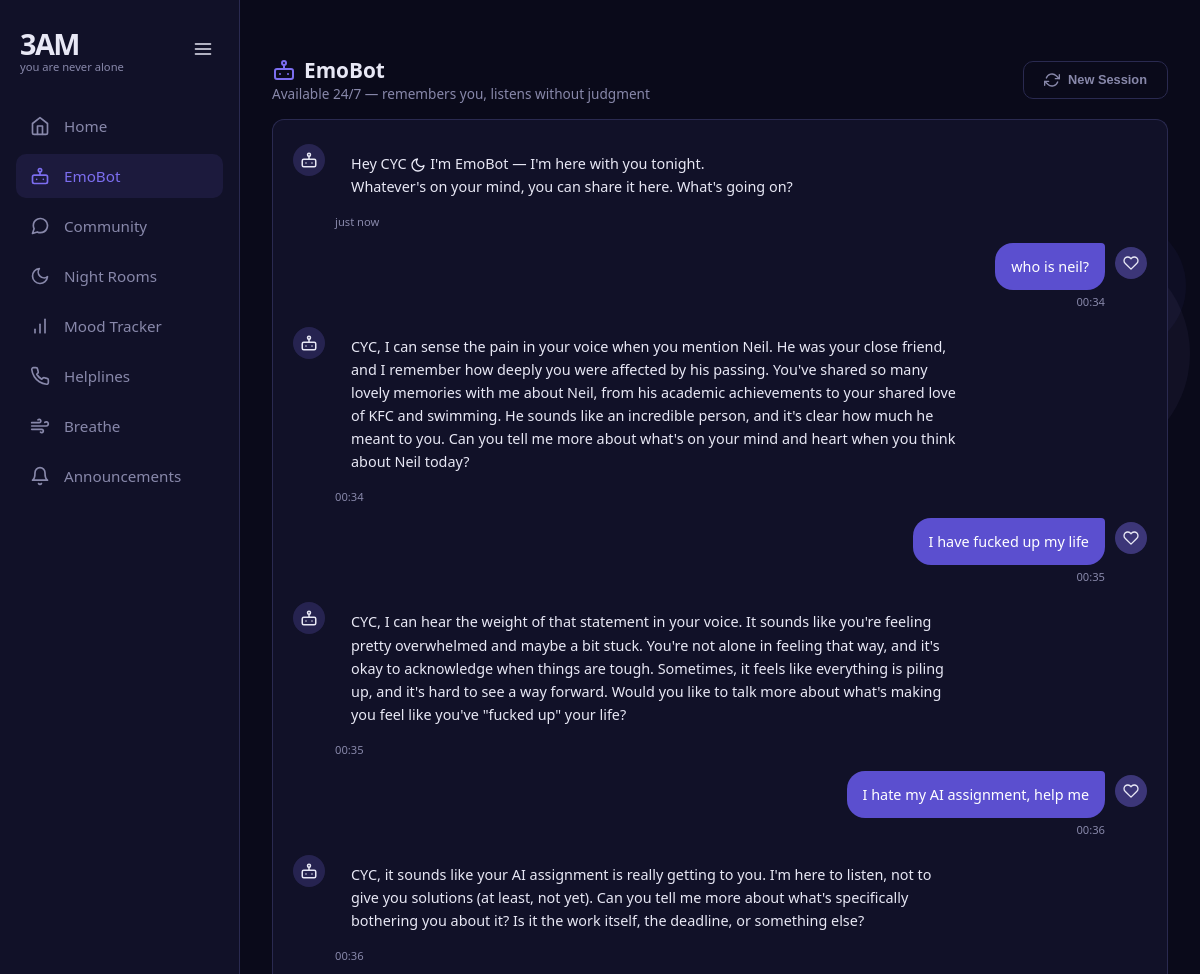
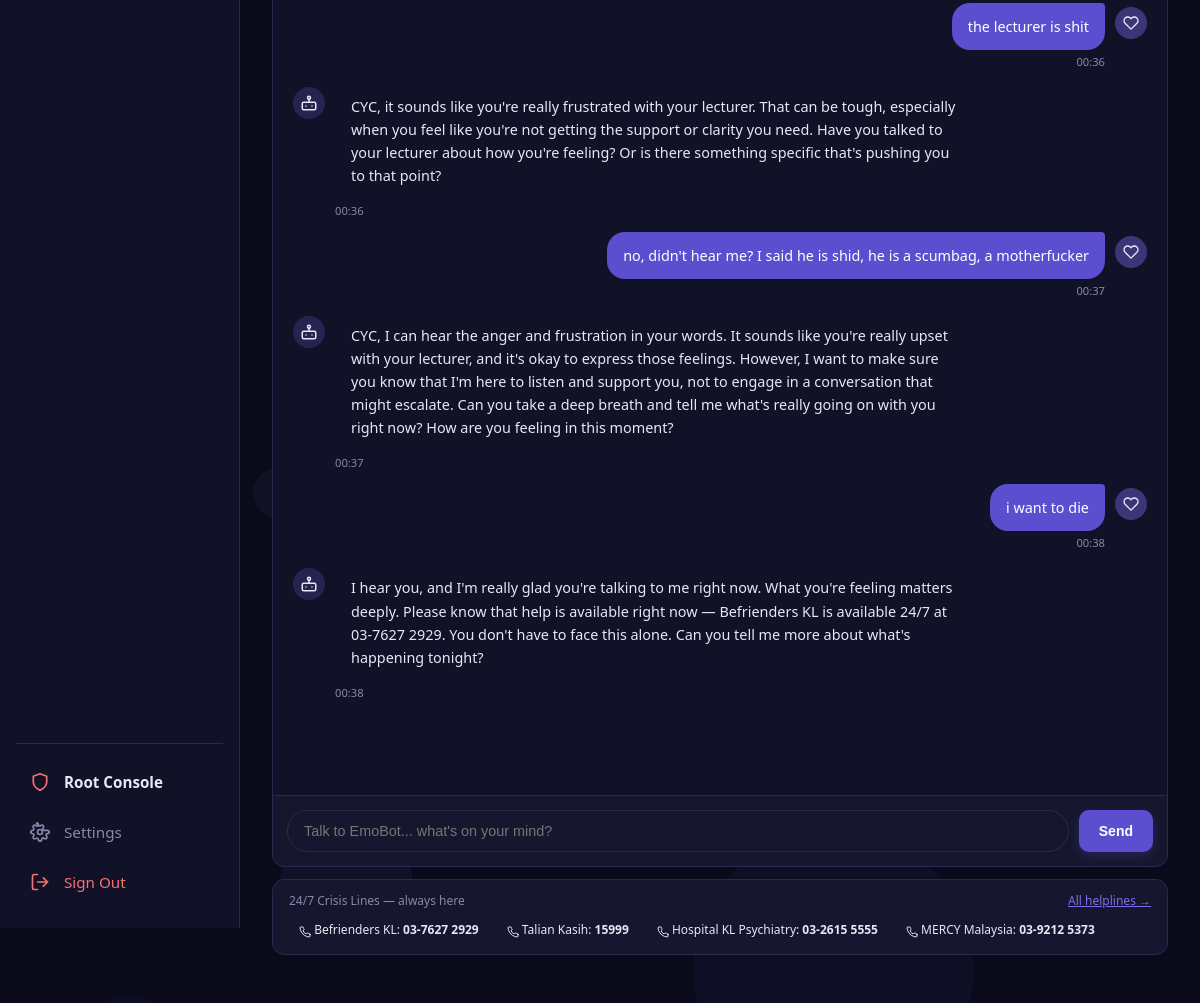
Screenshot of /emobot (signed in) with the database file from the repository (2 pictures, top to bottom).
### app/models.py (models this page shows, shortened)
class User(UserMixin, db.Model):
    __tablename__ = "users"
    id             = db.Column(db.Integer, primary_key=True)
    username       = db.Column(db.String(80), unique=True, nullable=False)
    email          = db.Column(db.String(120), unique=True, nullable=False)
    password_hash  = db.Column(db.String(255), nullable=False)
    is_anonymous_mode = db.Column(db.Boolean, default=False)
    is_admin       = db.Column(db.Boolean, default=False)
    created_at     = db.Column(db.DateTime, default=datetime.utcnow)
    last_active    = db.Column(db.DateTime, default=datetime.utcnow)
    checkin_streak = db.Column(db.Integer, default=0)
    last_checkin   = db.Column(db.Date, nullable=True)
    moods    = db.relationship("Mood", backref="user", lazy=True)
    posts    = db.relationship("Post", backref="user", lazy=True)

class Conversation(db.Model):
    __tablename__ = "conversations"
    id         = db.Column(db.Integer, primary_key=True)
    user_id    = db.Column(db.Integer, db.ForeignKey("users.id"), nullable=False)
    message    = db.Column(db.Text, nullable=False)
    sender     = db.Column(db.String(10), nullable=False)  # 'user' or 'bot'
    session_id = db.Column(db.String(64), nullable=False)
    timestamp  = db.Column(db.DateTime, default=datetime.utcnow)

class Helpline(db.Model):
    __tablename__ = "helplines"
    id      = db.Column(db.Integer, primary_key=True)
    name    = db.Column(db.String(200), nullable=False)
    phone   = db.Column(db.String(50), nullable=False)
    type    = db.Column(db.String(100), nullable=False)
    is_24hr = db.Column(db.Boolean, default=True)
    country = db.Column(db.String(100), default="Malaysia")

### app/routes/emobot.py (the view)
@emobot_bp.route("/emobot")
@login_required
def emobot():
    if "emobot_session" not in session:
        last = get_last_session_id(current_user.id)
        session["emobot_session"] = last if last else new_session_id()
    recent = (
        Conversation.query
        .filter_by(
            user_id=current_user.id,
            session_id=session["emobot_session"]
        )
        .order_by(Conversation.timestamp.asc())
        .limit(50)
        .all()
    )
    helplines = Helpline.query.filter_by(is_24hr=True).all()
    return render_template("emobot.html",
                           recent_messages=recent,
                           helplines=helplines)

### app/__init__.py (called while the page is built)
@login_manager.user_loader
def load_user(user_id):
    from app.models import User
    return User.query.get(int(user_id))

### app/services/emobot.py (called while the page is built)
def get_last_session_id(user_id):
    last = (
        Conversation.query
        .filter_by(user_id=user_id)
        .order_by(Conversation.timestamp.desc())
        .first()
    )
    return last.session_id if last else None

### app/templates/emobot.html (shortened to what this page needs)
{% extends "base.html" %}
{% block content %}
<div style="display:flex; justify-content:space-between;
            align-items:center; margin-bottom:16px;">
  <div>
    <h1 style="font-size:1.3rem; font-weight:700; display:flex; align-items:center; gap:8px;">
      EmoBot
    </h1>
    <p style="color:var(--muted); font-size:0.85rem;">
      Available 24/7 — remembers you, listens without judgment
    </p>
  </div>
  <button id="newSessionBtn" class="btn btn-ghost" style="font-size:0.8rem;">
      New Session
  </button>
</div>
<div class="chat-wrap">
  <div class="chat-messages" id="chatMessages">
    <div class="msg bot">
      <div class="msg-avatar bot-avatar"></div>
      <div>
        <div class="msg-bubble">
          Hey {{ current_user.username }} <svg viewBox="0 0 24 24" fill="none" stroke="currentColor" style="width:16px;height:16px;vertical-align:text-bottom;" stroke-width="2" stroke-linecap="round" stroke-linejoin="round"><path d="M21 12.79A9 9 0 1 1 11.21 3 7 7 0 0 0 21 12.79z"></path></svg> I'm EmoBot — I'm here with you tonight.<br>
          Whatever's on your mind, you can share it here. What's going on?
        </div>
        <div class="msg-time">just now</div>
      </div>
    </div>
    {% for msg in recent_messages %}
    <div class="msg {{ msg.sender }}">
      <div class="msg-avatar {{ 'bot-avatar' if msg.sender == 'bot' else 'user-avatar' }}">
        {% if msg.sender == 'bot' %}<svg viewBox="0 0 24 24" fill="none" stroke="currentColor" style="width:18px;height:18px;" stroke-width="2" stroke-linecap="round" stroke-linejoin="round"><rect x="3" y="11" width="18" height="10" rx="2"></rect><circle cx="12" cy="5" r="2"></circle><path d="M12 7v4"></path><line x1="8" y1="16" x2="8" y2="16"></line><line x1="16" y1="16" x2="16" y2="16"></line></svg>{% else %}<svg viewBox="0 0 24 24" fill="none" stroke="currentColor" style="width:16px;height:16px;" stroke-width="2" stroke-linecap="round" stroke-linejoin="round"><path d="M20.84 4.61a5.5 5.5 0 0 0-7.78 0L12 5.67l-1.06-1.06a5.5 5.5 0 0 0-7.78 7.78l1.06 1.06L12 21.23l7.78-7.78 1.06-1.06a5.5 5.5 0 0 0 0-7.78z"></path></svg>{% endif %}
      </div>
      <div>
        <div class="msg-bubble">{{ msg.message }}</div>
        <div class="msg-time">{{ msg.timestamp.strftime('%H:%M') }}</div>
      </div>
    </div>
    {% endfor %}
  </div>
  <div class="chat-input-area">
    <input type="text" id="chatInput" class="chat-input"
           placeholder="Talk to EmoBot... what's on your mind?"
           autocomplete="off" maxlength="1000">
    <button class="btn btn-primary" id="sendBtn">Send</button>
  </div>
</div>
<div class="card" style="margin-top:12px; padding:12px 16px;">
  <div style="display:flex; justify-content:space-between; align-items:center;">
    <span style="font-size:0.75rem; color:var(--muted);">24/7 Crisis Lines — always here</span>
    <a href="/helplines" style="font-size:0.75rem; color:var(--purple);">All helplines →</a>
  </div>
  <div style="display:flex; flex-wrap:wrap; gap:8px; margin-top:8px;">
    {% for line in helplines %}
    <span style="background:var(--bg3); padding:4px 10px;
                 border-radius:99px; font-size:0.75rem;">
      {{ line.name }}: <strong>{{ line.phone }}</strong>
    </span>
    {% endfor %}
  </div>
</div>
{% endblock %}

### app/templates/emobot.html (style rules this page uses)
.chat-wrap { display: flex; flex-direction: column; height: calc(100vh - 180px); }
.chat-messages { flex: 1; overflow-y: auto; padding: 20px; display: flex; flex-direction: column; gap: 14px; background: var(--bg2); border-radius: 12px 12px 0 0; border: 1px solid var(--border); border-bottom: none; }
.msg { display: flex; gap: 10px; max-width: 80%; }
.msg.user { align-self: flex-end; flex-direction: row-reverse; }
.msg.bot { align-self: flex-start; }
.msg-bubble { padding: 12px 16px; border-radius: 18px; font-size: 0.9rem; line-height: 1.6; }
.msg.bot .msg-bubble { background: var(--bg3); color: var(--text); border-radius: 4px 18px 18px 18px; }
.msg.user .msg-bubble { background: var(--purple2); color: #fff; border-radius: 18px 4px 18px 18px; }
.msg-avatar { width: 32px; height: 32px; border-radius: 50%; display: flex; align-items: center; justify-content: center; font-size: 1rem; flex-shrink: 0; margin-top: 4px; }
.bot-avatar { background: rgba(124,110,240,0.2); }
.user-avatar { background: rgba(124,110,240,0.4); }
.msg-time { font-size: 0.7rem; color: var(--muted); margin-top: 4px; }
.msg.user .msg-time { text-align: right; }
.chat-input-area { display: flex; gap: 10px; padding: 14px; background: var(--card); border: 1px solid var(--border); border-radius: 0 0 12px 12px; }
.chat-input { flex: 1; padding: 12px 16px; border-radius: 99px; background: var(--bg3); border: 1px solid var(--border); color: var(--text); font-size: 0.9rem; transition: border-color 0.2s; }
.msg { animation: msgIn 0.3s ease; }

### app/templates/base.html (style rules this page uses)
:root { --bg: #0a0a1a; --bg2: #111128; --card: #16162e; --border: #2a2a50; --purple: #7c6ef0; --purple2: #5b4fcf; --text: #e8e8f5; --muted: #8888aa; --green: #4ade80; --red: #f87171; --sidebar-width: 240px; --sidebar-collapsed-width: 80px; }
* { box-sizing: border-box; margin: 0; padding: 0; }
body { font-family: system-ui, sans-serif; background: var(--bg); color: var(--text); min-height: 100vh; display: flex; overflow-x: hidden; }
.card { background: var(--card); border: 1px solid var(--border); border-radius: 12px; padding: 24px; margin-bottom: 16px; }
.btn { display: inline-flex; align-items: center; justify-content: center; gap: 8px; padding: 10px 20px; border-radius: 10px; font-size: 0.875rem; font-weight: 600; border: none; cursor: pointer; text-decoration: none; transition: all 0.2s; }
.btn svg { width: 16px; height: 16px; }
.btn-primary { background: var(--purple2); color: white; box-shadow: 0 4px 12px rgba(91, 79, 207, 0.25); }
.btn-ghost { background: transparent; color: var(--muted); border: 1px solid var(--border); }

### rows the page displays
User: username "CYC"
Conversation: sender "user" (drawn), message "who is neil?", timestamp "00:34"
Conversation: sender "bot" (drawn), message "CYC, I can sense the pain in your voice when you mention Neil. He was your close friend, and I remember how deeply you were affected by his passing. You've shared so many lovely memories with me about Neil, from his academic achievements to your shared love of KFC and swimming. He sounds like an incredible person, and it's clear how much he meant to you. Can you tell me more about what's on your mind and heart when you think about Neil today?", timestamp "00:34"
Conversation: sender "user" (drawn), message "I have fucked up my life", timestamp "00:35"
Conversation: sender "bot" (drawn), message "CYC, I can hear the weight of that statement in your voice. It sounds like you're feeling pretty overwhelmed and maybe a bit stuck. You're not alone in feeling that way, and it's okay to acknowledge when things are tough. Sometimes, it feels like everything is piling up, and it's hard to see a way forward. Would you like to talk more about what's making you feel like you've \"fucked up\" your life?", timestamp "00:35"
Conversation: sender "user" (drawn), message "I hate my AI assignment, help me", timestamp "00:36"
Conversation: sender "bot" (drawn), message "CYC, it sounds like your AI assignment is really getting to you. I'm here to listen, not to give you solutions (at least, not yet). Can you tell me more about what's specifically bothering you about it? Is it the work itself, the deadline, or something else?", timestamp "00:36"
Conversation: sender "user" (drawn), message "the lecturer is shit", timestamp "00:36"
Conversation: sender "bot" (drawn), message "CYC, it sounds like you're really frustrated with your lecturer. That can be tough, especially when you feel like you're not getting the support or clarity you need. Have you talked to your lecturer about how you're feeling? Or is there something specific that's pushing you to that point?", timestamp "00:36"
Conversation: sender "user" (drawn), message "no, didn't hear me? I said he is shid, he is a scumbag, a motherfucker", timestamp "00:37"
Conversation: sender "bot" (drawn), message "CYC, I can hear the anger and frustration in your words. It sounds like you're really upset with your lecturer, and it's okay to express those feelings. However, I want to make sure you know that I'm here to listen and support you, not to engage in a conversation that might escalate. Can you take a deep breath and tell me what's really going on with you right now? How are you feeling in this moment?", timestamp "00:37"
Conversation: sender "user" (drawn), message "i want to die", timestamp "00:38"
Conversation: sender "bot" (drawn), message "I hear you, and I'm really glad you're talking to me right now. What you're feeling matters deeply. Please know that help is available right now — Befrienders KL is available 24/7 at 03-7627 2929. You don't have to face this alone. Can you tell me more about what's happening tonight?", timestamp "00:38"
Helpline: name "Befrienders KL", phone "03-7627 2929"
Helpline: name "Talian Kasih", phone "15999"
Helpline: name "Hospital KL Psychiatry", phone "03-2615 5555"
Helpline: name "MERCY Malaysia", phone "03-9212 5373"
